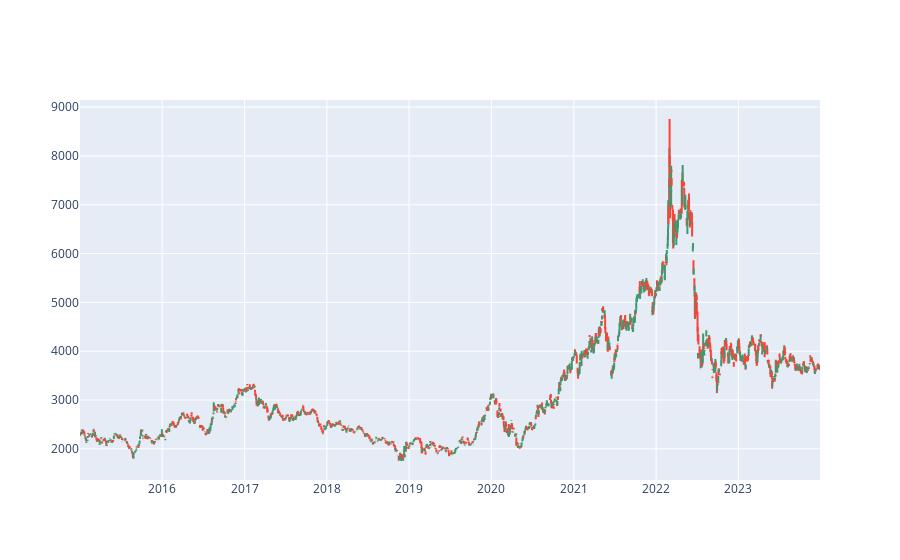

The notebook cell saved with this chart:
### Code cell
fig = make_subplots(rows=1, cols=1)

fig.add_trace( go.Ohlc(x=palm["Date"],
                              open=palm["Open"], high=palm["High"], 
                              low=palm["Low"], close=palm["Price"]
                              ))

fig.update_layout(xaxis_rangeslider_visible=False)
fig.show()

### Figure 1 — Plotly figure (JSON) as saved in the notebook; plotly's stock layout.template omitted (floating-point values rounded to 4 significant figures; data arrays with more than 128 entries replaced by an {"elided": "..."} marker saying what was removed)
{"data": [{"close": {"elided": "2201 str values"}, "high": {"elided": "2201 str values"}, "low": {"elided": "2201 str values"}, "open": {"elided": "2201 str values"}, "type": "ohlc", "x": {"elided": "2201 str values"}}], "layout": {"xaxis": {"anchor": "y", "domain": [0, 1], "rangeslider": {"visible": false}}, "yaxis": {"anchor": "x", "domain": [0, 1]}}}
